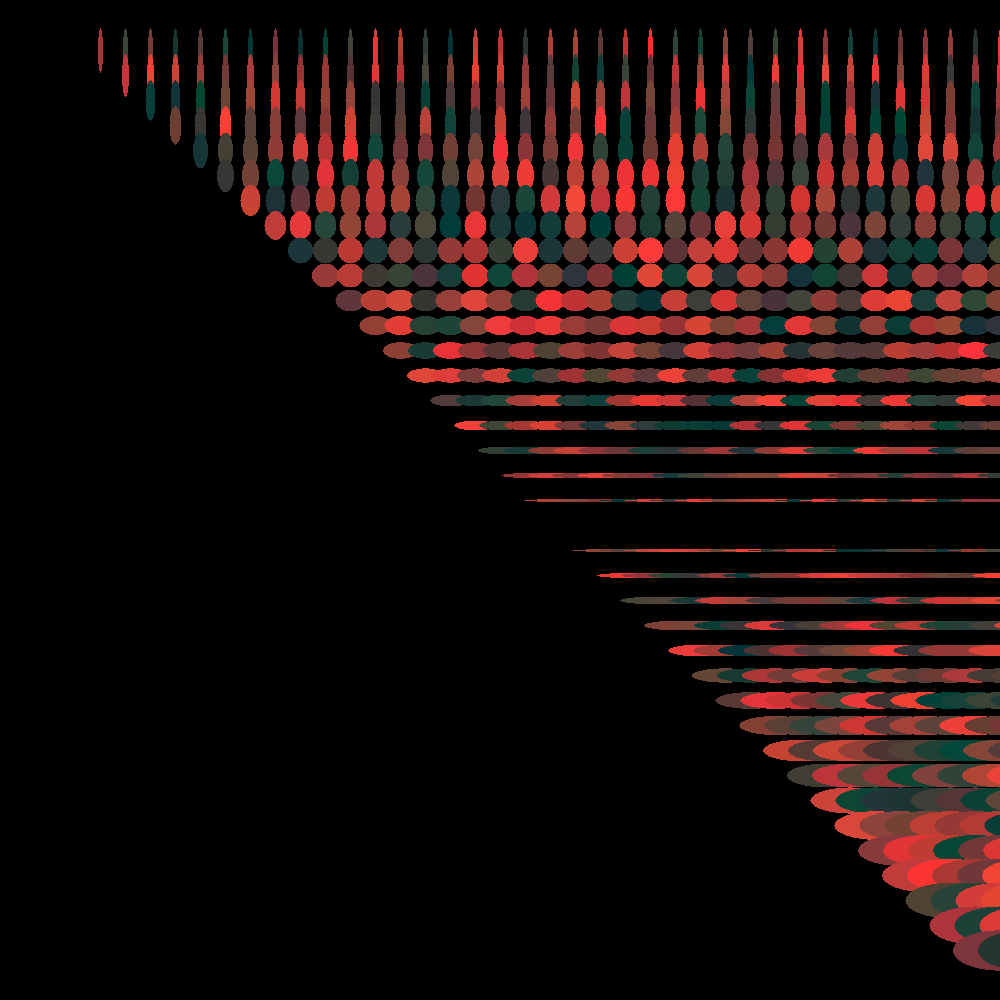
Frame 1 (no input)
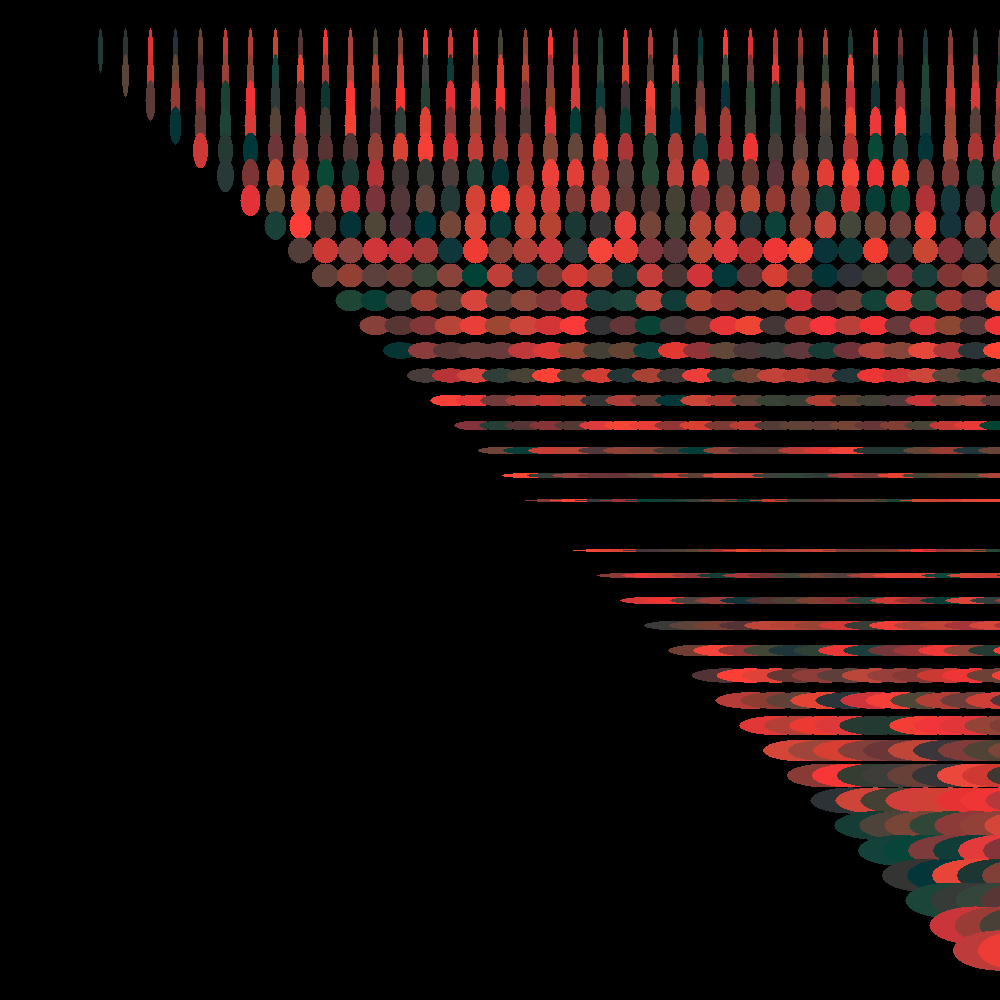
Frame 60 (the mouse pressed at the canvas centre just before this capture)
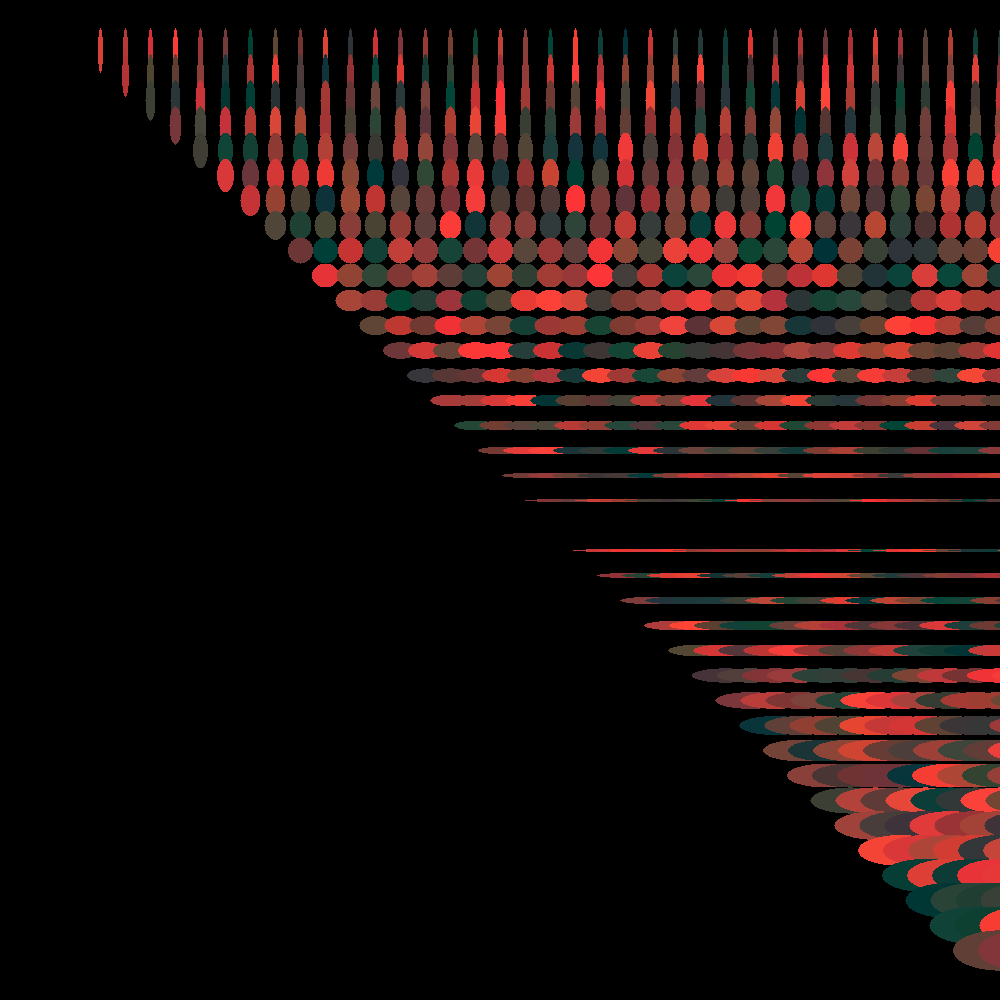
Frame 120 (the mouse held since frame 60 and released just before this capture)

The Processing sketch that drew these frames (run headless with seeded random() and noise(); from frame 60 on, the mouse is pressed at the canvas centre):

// Processing sketch: processing_187453
// ── processing_187453.pde

void setup(){
size(1000, 1000);
background(0);
noSmooth();
noStroke();
frameRate(6.3);
}

void draw() {
  //background(random(50, 255),random(50, 255),random(50, 255));
  for (int y=50; y<=height-50; y+=25) {
    for (int x=50; x<=width-50; x+=25) {
      fill(random(0, 255),random(50, 72),random(50, 60));
      ellipse(x+y,y,-y/10,50-y/10.5);
    }
  }
}
